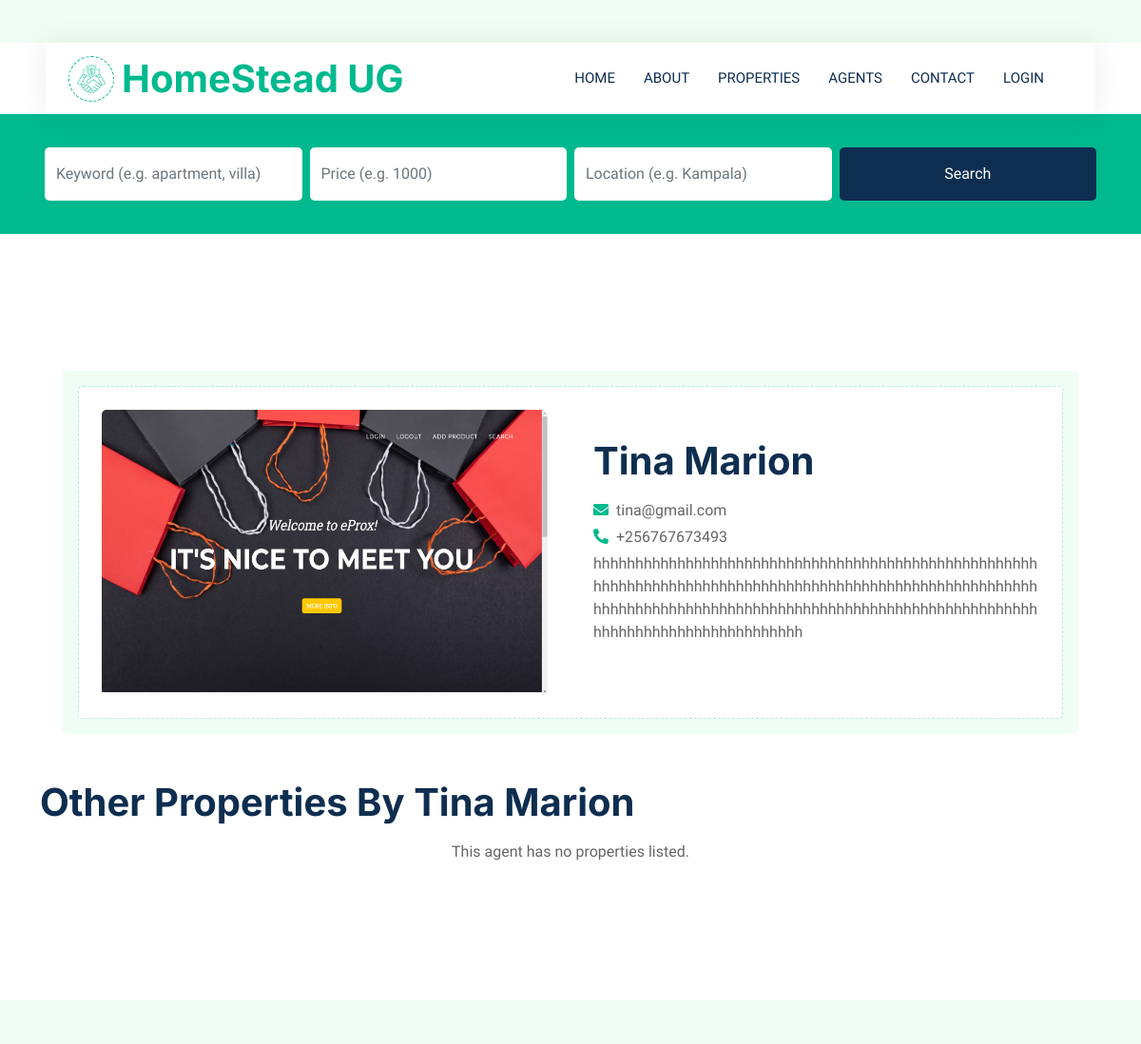
The app's page /agent/2/ (upper part), older data.
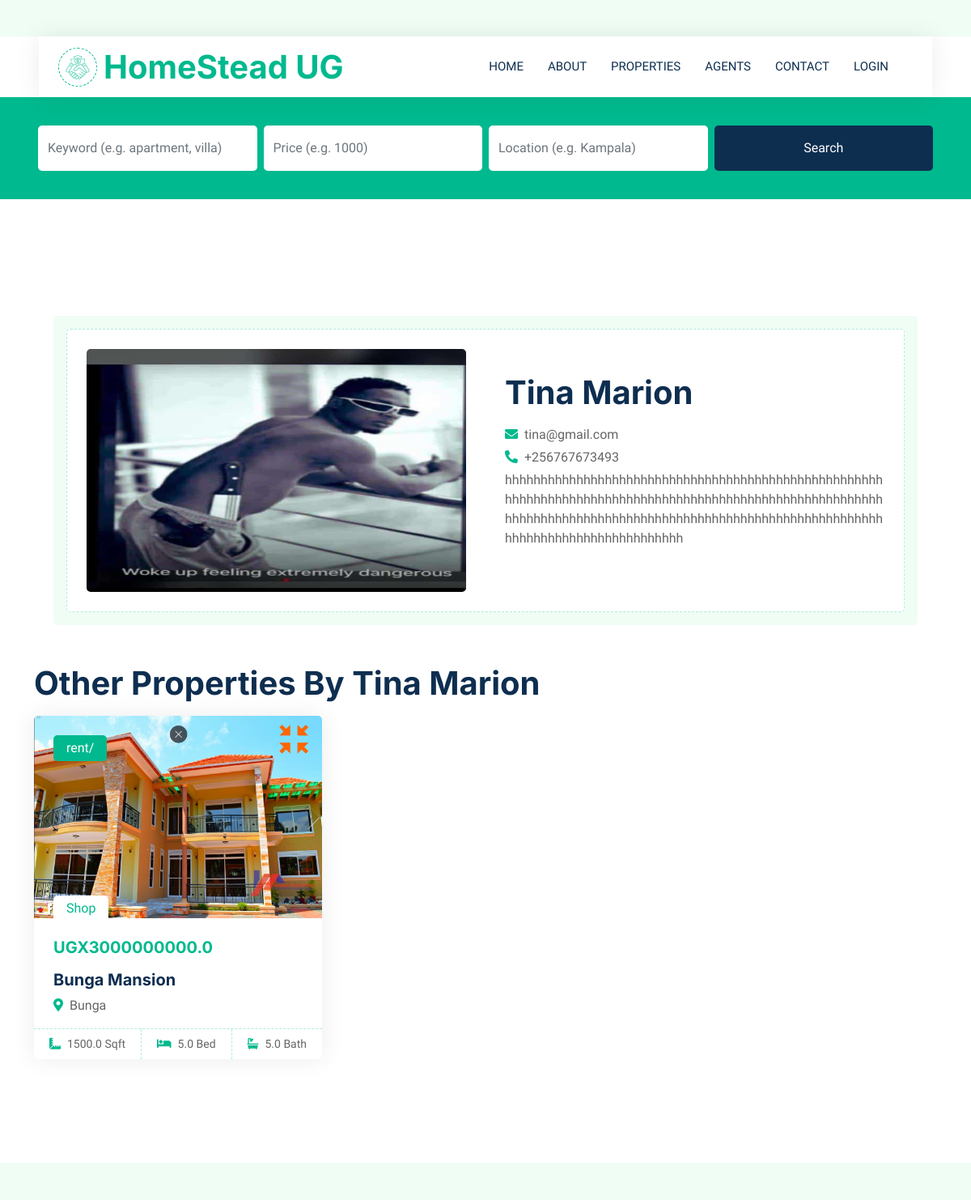
The same page, newer data.
### Home/models.py (models this page shows, shortened)
class Agent(models.Model):
    user = models.OneToOneField(User, on_delete=models.CASCADE, null=True, blank=True)
    name = models.CharField(max_length=100)
    email = models.EmailField()
    contacts = models.CharField(max_length=20)
    profilepic = models.ImageField(upload_to='uploads/agentprofiles/', null=True, blank=True)
    description = models.TextField(max_length=500)
    imageID = models.ImageField(upload_to='uploads/agents/', null=True, blank=True)

class Property(models.Model):
    name = models.CharField(max_length=100)
    agent = models.ForeignKey(Agent, on_delete=models.CASCADE, null=True, blank=True)
    price = models.FloatField(null=True)
    type = models.ForeignKey(Type, on_delete=models.CASCADE, default=1)
    picture= models.ImageField(upload_to='uploads/properties/',default=1)
    description = models.TextField(max_length=2000)
    size = models.FloatField(null=True)
    bedrooms = models.FloatField(null=True)
    bathrooms = models.FloatField(null=True)
    location = models.CharField(max_length=100, default='location')
    selrent = models.CharField(max_length=50,default='rent/sell')
    nav_video = models.FileField(
        upload_to="uploads/properties/videos/",
        null=True,
        blank=True
    )

class Type(models.Model):
    name=models.CharField(max_length=50)
    def __str__(self):
         return self.name

### Home/views.py (the view)
# urls.py: path('agent/<int:agent_id>/', views.agent_profile, name='agentprofile'),
def agent_profile(request, agent_id):
    agent = Agent.objects.get(id=agent_id)
    all_properties = Property.objects.filter(agent=agent)
    sell_properties = all_properties.filter(selrent="Sell")
    rent_properties = all_properties.filter(selrent="Rent")
    context = {
        "agent": agent,
        "all_properties": all_properties,
        "sell_properties": sell_properties,
        "rent_properties": rent_properties
    }
    return render(request, "agent-profile.html", context)

### Home/context_processors.py (called while the page is built)
def is_agent(request):
    if request.user.is_authenticated:
        return {'is_agent': request.user.groups.filter(name="Agents").exists()}
    return {'is_agent': False}

### Home/templates/agent-profile.html (shortened to what the changed rows need)
{% extends "main.html" %}
{% load static %}
{% block body %}
<div class="container-xxl py-5">
    <div class="container">
        <div class="container-xxl py-5">
            <div class="container">
                <div class="bg-light rounded p-3">
                    <div class="bg-white rounded p-4" style="border: 1px dashed rgba(0, 185, 142, .3)">
                        <div class="row g-5 align-items-center">
                            <div class="col-lg-6 wow fadeIn" data-wow-delay="0.1s">
                                <img class="img-fluid rounded w-100" src="{% if agent.profilepic %}{{ agent.profilepic.url }}{% else %}{% static 'img/agent-placeholder.jpg' %}{% endif %}" alt="{{ agent.name }}" style="width: 50px; height: 300px;">
                            </div>
                            <div class="col-lg-6 wow fadeIn" data-wow-delay="0.5s">
                                <div class="mb-4">
                                    <h1 class="mb-3">{{ agent.name }}</h1>
                                    <p class="mb-1"><i class="fa fa-envelope text-primary me-2"></i>{{ agent.email }}</p>
                                    <p class="mb-1"><i class="fa fa-phone-alt text-primary me-2"></i>{{ agent.contacts }}</p>
                                    <p class="mb-0" style="white-space: normal; word-wrap: break-word; overflow-wrap: break-word;">
                                        {{ agent.description|default:"This agent has not added a description yet." }}
                                    </p>
                                </div>
                            </div>
                        </div>
                    </div>
                </div>
            </div>
        </div>
        <div class="tab-content">
                    <h1 class="mb-3">Other Properties By {{agent.name}} </h1>
            </div>
            <div id="all" class="tab-pane fade show p-0 active">
                <div class="row g-4">
                    {% for property in all_properties %}
                        <div class="col-lg-4 col-md-6 wow fadeInUp" data-wow-delay="{{ forloop.counter0|add:"0.1"|floatformat:1 }}s">
                            <div class="property-item rounded overflow-hidden">
                                <div class="position-relative overflow-hidden">
                                    <a href="{% url 'propertydetail' property.id %}">
                                        <img class="img-fluid"
                                             src="{% if property.picture %}{{ property.picture.url }}{% else %}{% static 'img/property-placeholder.jpg' %}{% endif %} "
                                             alt="{{ property.name }}" style="width: 100%; height: 250px; object-fit: cover;" >
                                    </a>
                                    <div class="bg-primary rounded text-white position-absolute start-0 top-0 m-4 py-1 px-3">
                                        {{ property.selrent }}
                                    </div>
                                    <div class="bg-white rounded-top text-primary position-absolute start-0 bottom-0 mx-4 pt-1 px-3">
                                        {{ property.type }}
                                    </div>
                                </div>
                                <div class="p-4 pb-0">
                                    <h5 class="text-primary mb-3">UGX{{ property.price }}</h5>
                                    <a class="d-block h5 mb-2" href="{% url 'propertydetail' property.id %}">{{ property.name }}</a>
                                    <p><i class="fa fa-map-marker-alt text-primary me-2"></i>{{ property.location }}</p>
                                </div>
                                <div class="d-flex border-top">
                                    <small class="flex-fill text-center border-end py-2">
                                        <i class="fa fa-ruler-combined text-primary me-2"></i>{{ property.size }} Sqft
                                    </small>
                                    <small class="flex-fill text-center border-end py-2">
                                        <i class="fa fa-bed text-primary me-2"></i>{{ property.bedrooms }} Bed
                                    </small>
                                    <small class="flex-fill text-center py-2">
                                        <i class="fa fa-bath text-primary me-2"></i>{{ property.bathrooms }} Bath
                                    </small>
                                </div>
                            </div>
                        </div>
                    {% empty %}
                        <p class="text-center">This agent has no properties listed.</p>
                    {% endfor %}
                </div>
            </div>
        </div>
    </div>
</div>
{% endblock body %}

Row changes from the older to the newer data that the page shows:
changed Agent "Tina Marion": profilepic: a different picture
added Property: picture (picture), selrent "rent/", type "Shop", price "3000000000.0", name "Bunga Mansion", location "Bunga", size "1500.0", bedrooms "5.0", bathrooms "5.0"
Text that changed along with them:
text no longer shown: "This agent has no properties listed."
